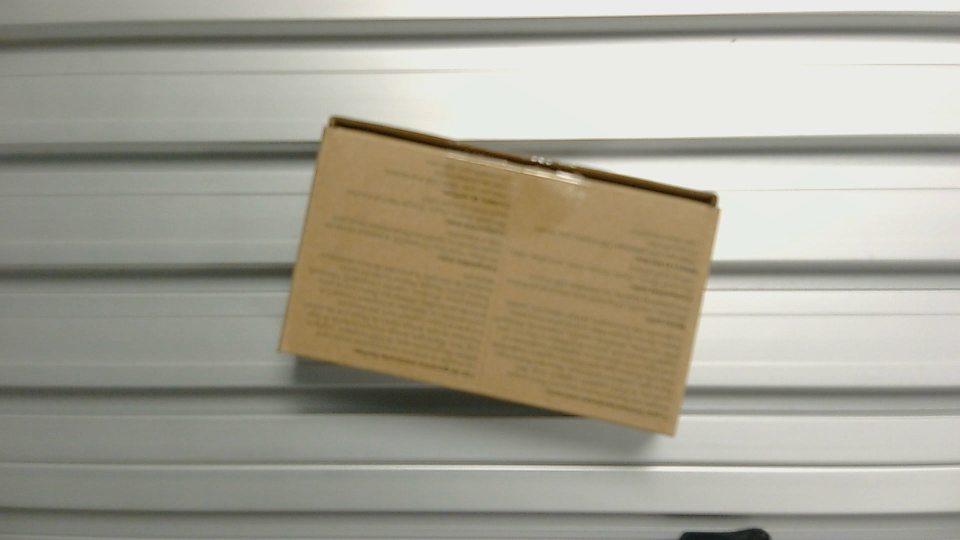
#> input picture good_box.jpg, 1920 x 1080 px, given in place of WIN_20251025_18_30_50_Pro.jpg, which was not available (shown at 1/2 size)
$ python template_match.py
#> lines starting #> are read from the running program, lines starting #| are printed output that depends on the picture; after the words box and inside, x2 and y2 are one past the last pixel; in counts of white or black regions, pixels touching at a corner belong together; long printed decimals are rounded; pictures that were not available may be replaced by others from this repository, and a replacement may not be noted
import cv2
import numpy as np

# --- Load template image (the good part) ---
template = cv2.imread("D:/admin/Pictures/Camera Roll/WIN_20251025_18_30_50_Pro.jpg", cv2.IMREAD_GRAYSCALE)
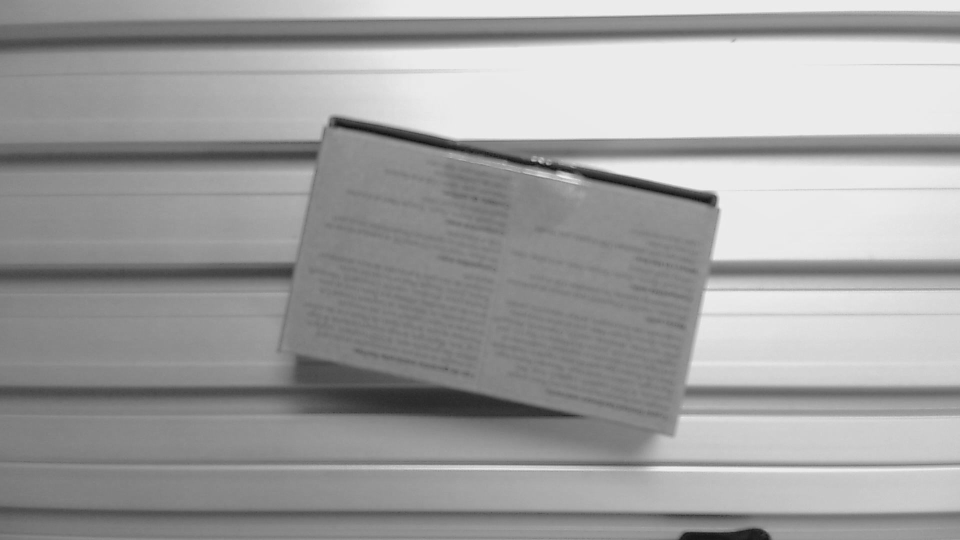
#> template: shape (1080, 1920) (shown at 1/2 size); min 14, max 241, mean 159.2

cap = cv2.VideoCapture(0)  # Replace with your camera index or video file

# Resize to a reasonable size (e.g., 1/3 of frame width)
frame_width = int(cap.get(cv2.CAP_PROP_FRAME_WIDTH))
scale_factor = 0.2
template = cv2.resize(template, (int(frame_width * scale_factor), int(frame_width * scale_factor)))
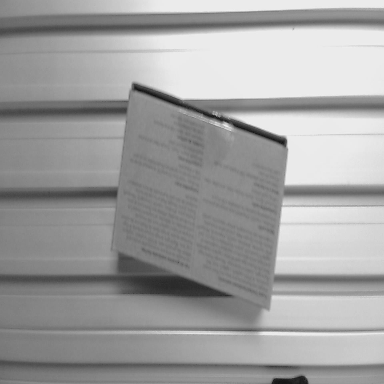
#> template: shape (384, 384); min 19, max 240, mean 159.2
template = cv2.GaussianBlur(template, (3, 3), 0)
w, h = template.shape[::-1]
#> w = 384; h = 384

# --- Initialize camera ---
cap = cv2.VideoCapture(0)

# --- Matching threshold (tune this experimentally) ---
THRESHOLD = 0.6

# --- Define detection line (left side of frame) ---
DETECTION_X = 150  # Adjust based on your setup

while True:
    ret, frame = cap.read()
#> frame is the input picture: shape (1080, 1920, 3); mean B, G, R 145.3, 159.8, 163.3
    if not ret:
        break

    gray = cv2.cvtColor(frame, cv2.COLOR_BGR2GRAY)
    gray_blur = cv2.GaussianBlur(gray, (3, 3), 0)

    # --- Perform template matching ---
    result = cv2.matchTemplate(gray_blur, template, cv2.TM_CCOEFF_NORMED)
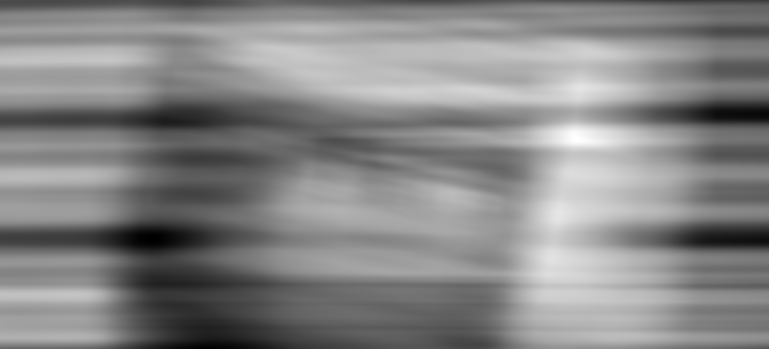
#> result: shape (697, 1537) float32 (shown at 1/2 size); min -0.346, max 0.586, mean 0.145; drawn with min black and max white

    # --- Find best match location ---
    min_val, max_val, min_loc, max_loc = cv2.minMaxLoc(result)
#> min_val = -0.346; max_val = 0.586; min_loc = (307, 478); max_loc = (1152, 279)

    # Draw rectangle around detected region
    top_left = max_loc
#> top_left = (1152, 279)
    bottom_right = (top_left[0] + w, top_left[1] + h)
#> bottom_right = (1536, 663)
    cv2.rectangle(frame, top_left, bottom_right, (0, 255, 0), 2)

    # Draw detection line
    cv2.line(frame, (DETECTION_X, 0), (DETECTION_X, frame.shape[0]), (255, 0, 0), 2)
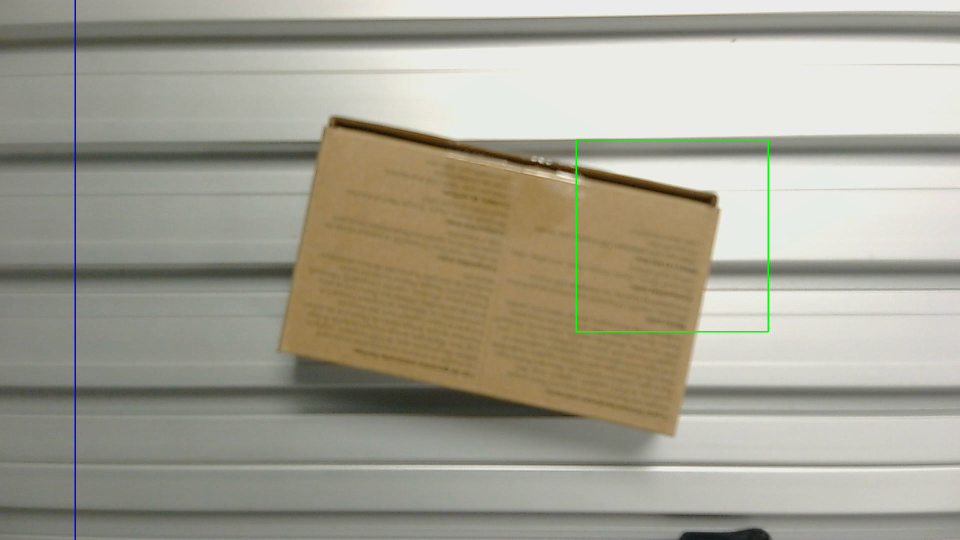
#> frame: shape (1080, 1920, 3) (shown at 1/2 size); mean B, G, R 145.2, 159.8, 162.7

    # --- Check if object crossed detection line ---
    obj_center_x = top_left[0] + w // 2
#> obj_center_x = 1344

    print("max_val",max_val)
#| max_val 0.5862

    if obj_center_x <= DETECTION_X:
        if max_val < THRESHOLD:
            print("🚨 Defective part detected!")
            cv2.putText(frame, "DEFECTIVE", (50, 50), cv2.FONT_HERSHEY_SIMPLEX, 1, (0, 0, 255), 2)
        else:
            cv2.putText(frame, "Good part", (50, 50), cv2.FONT_HERSHEY_SIMPLEX, 1, (0, 255, 0), 2)

    # Display similarity score
    cv2.putText(frame, f"Match: {max_val:.2f}", (frame.shape[1]-200, 30),
                cv2.FONT_HERSHEY_SIMPLEX, 0.7, (255, 255, 255), 2)
#> frame: shape (1080, 1920, 3); 0.04% of pixels changed, all inside (x1, y1, x2, y2) = (1722, 14, 1851, 32)

    cv2.imshow("Conveyor Inspection", frame)

    if cv2.waitKey(1) & 0xFF == ord('q'):
#> (key q is pressed here)
        break

cap.release()
cv2.destroyAllWindows()
